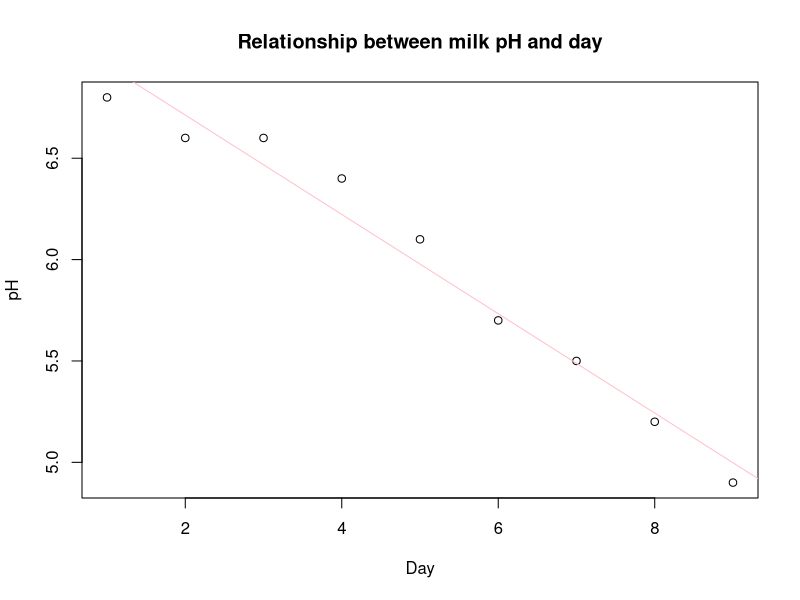
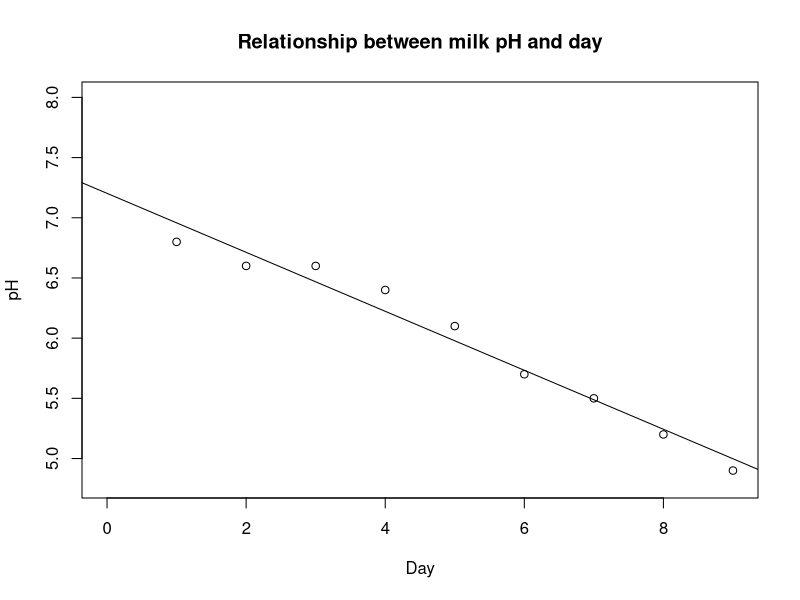
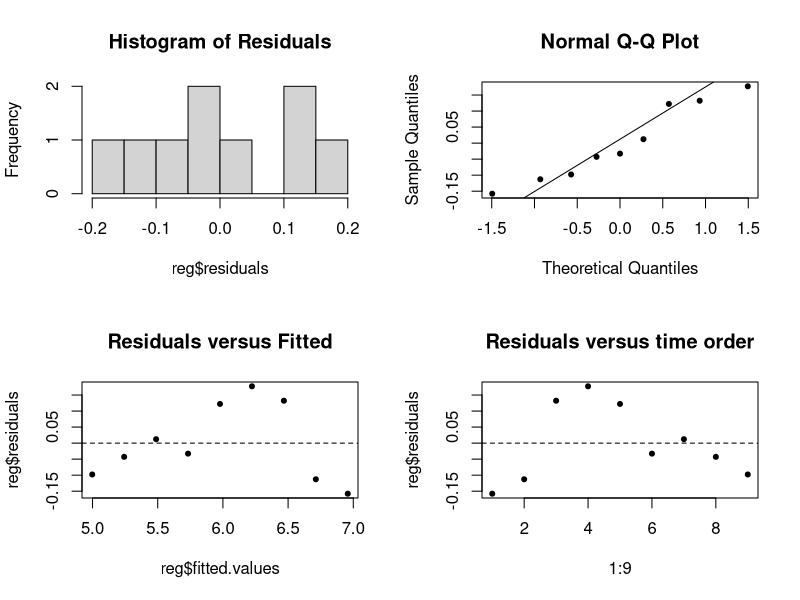
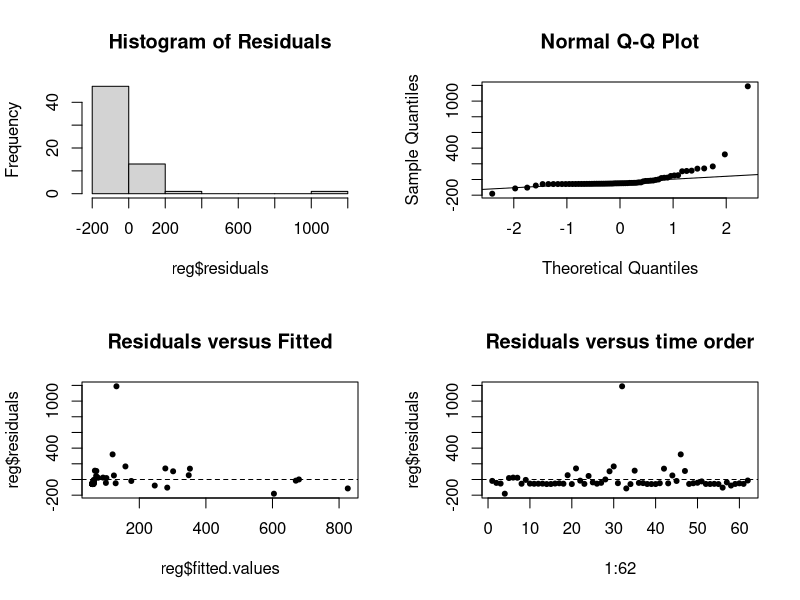

Write R code to recreate these figures, in order.
############ Completely Randomised Block Design ############
## Yesterday was Completly randomized Design (No blocking)
### Input data by treatment1 then treatment2, treatment 3... for ONE block
### We want a homogenity in each block


##Example 1
table = matrix(c(7.62,8.14,7.76,7.17,7.46,8.00,8.15,7.73,7.57,7.68,7.93,
	7.87,7.74,7.80,7.21), nrow=3, ncol=5, byrow=TRUE)
table
data = c(t(table)) 
data
T = c("36", "54", "72", "108", "144")
a = 5  ## a is the number of Treatment groups
b = 3  ## b is the number of blocks
N = a*b

### trt <- rep(T, b)
### trt <- as.factor(rep(T, b))

trt = gl(a, 1, N, factor(T)) ## will be the same once set up properly. 
trt
blk = gl(b, a, N)  ## will be the same once set up properly. 
blk

crbd = aov(data~trt + blk)
summary(crbd)
qf(0.95,4,8)


# There is a treatment value for each block, this will minimize the blocking effect


##Example 2
table = matrix(c(709,713,660,668,722,692,659,666,678,698,704,686),
	nrow=4, ncol=3, byrow=TRUE)
data = c(table)
data
T = c("BP1", "BP2", "BP3", "BP4")
a = 4
b = 3
N = a*b
trt = gl(a, 1, N, factor(T))
blk = gl(b, a, N)
crbd = aov(data~trt + blk)
summary(crbd)
qf(0.95,3,6)

### We we accept Ho for treatments (same mean)
### But reject Ho for blocks (blocking is significant)
## Big nuisance ????


#ALT: can also directly enter the data as a vector but in the order of blocks
data = c(709,668,659,698,713,722,666,704,660,692,678,686)
T = c("BP1", "BP2", "BP3", "BP4")
Brand = gl(4, 1, 12, factor(T))
Surface = gl(3, 4, 12)
crbd = aov(data~Brand + Surface)
summary(crbd)


##Example 3
VADeaths
data = c(VADeaths)
data
T = c("50-54","55-59","60-64","65-69","70-74")
a = 5
b = 4
N = a*b
trt = gl(a,1,N,factor(T))
blk = gl(b,a,N)
crbd = aov(data~trt + blk)
summary(crbd)
qf(0.99,4,12)



############ Simple Linear Regression ############
### Stochastic: The RV have random distributions ####


##Example 1
x = c(1,2,3,4,5,6,7,8,9)
y = c(6.8,6.6,6.6,6.4,6.1,5.7,5.5,5.2,4.9)
reg=lm(y~x)
summary(reg)
anova.reg=aov(reg)
summary(anova.reg)
qf(0.90,1,7)

## adjusted R^2, modifies the R^2 value subject to the number of predictors in the model ###
## R^2 coefficient of variation
## R^2 will always increase or stay the same. 
## r is the correlation coefficient

confint(reg,level=0.90)

plot(x,y,xlab="Day",ylab="pH",main="Relationship between milk pH and day")
abline(reg,col="pink")

plot(x,y,xlim=c(0,9),ylim=c(4.8,8.0),xlab="Day",ylab="pH",
	main="Relationship between milk pH and day")
abline(reg,col="black")

windows()
split.screen(c(2,2))
screen(1)
hist(reg$residuals, main = "Histogram of Residuals")

screen(2)
qqnorm(reg$residuals, pch = 20) ## reg is the regression model that contains residuals
qqline(reg$residuals)

screen(3)
plot(reg$fitted.values, reg$residuals, main = "Residuals versus Fitted",pch = 20)
abline(h=0, lty=2)

screen(4)
plot(1:9,reg$residuals, main = "Residuals versus time order", pch = 20)
abline(h=0, lty=2)




##Example 2
library(readxl)
regdata = read_excel("slr.xlsx")
regdata
reg=lm(regdata$Y ~ regdata$X)
summary(reg)

dim(regdata)
qt(0.025,60,lower.tail=F,log.p=F)


## Extra, follow example above
windows()
split.screen(c(2,2))
screen(1)
hist(reg$residuals, main = "Histogram of Residuals")
screen(2)
qqnorm(reg$residuals, pch = 20)
qqline(reg$residuals)
screen(3)
plot(reg$fitted.values, reg$residuals, main = "Residuals versus Fitted",pch = 20)
abline(h=0, lty=2)
screen(4)
plot(1:62,reg$residuals, main = "Residuals versus time order", pch = 20)
abline(h=0, lty=2)



######################## END ########################



